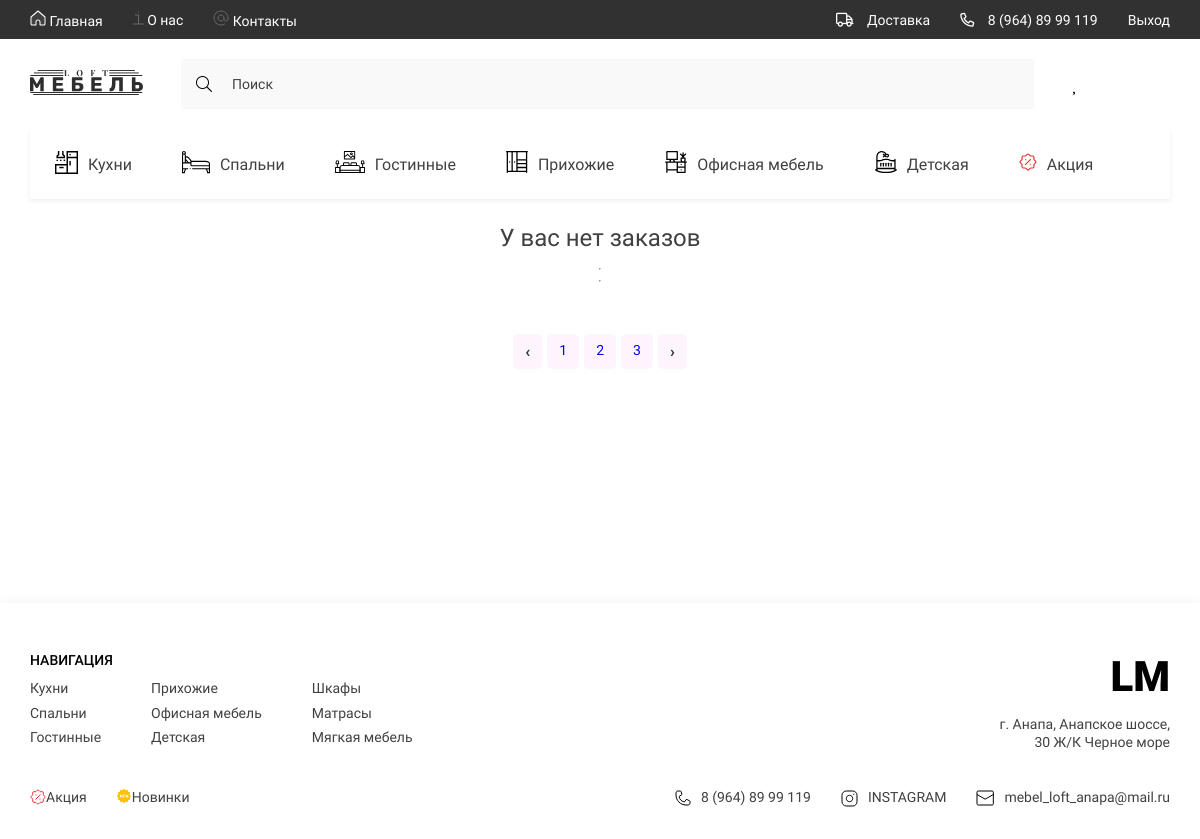
The page /orders/order_products/ (signed in) on the database as committed earlier.
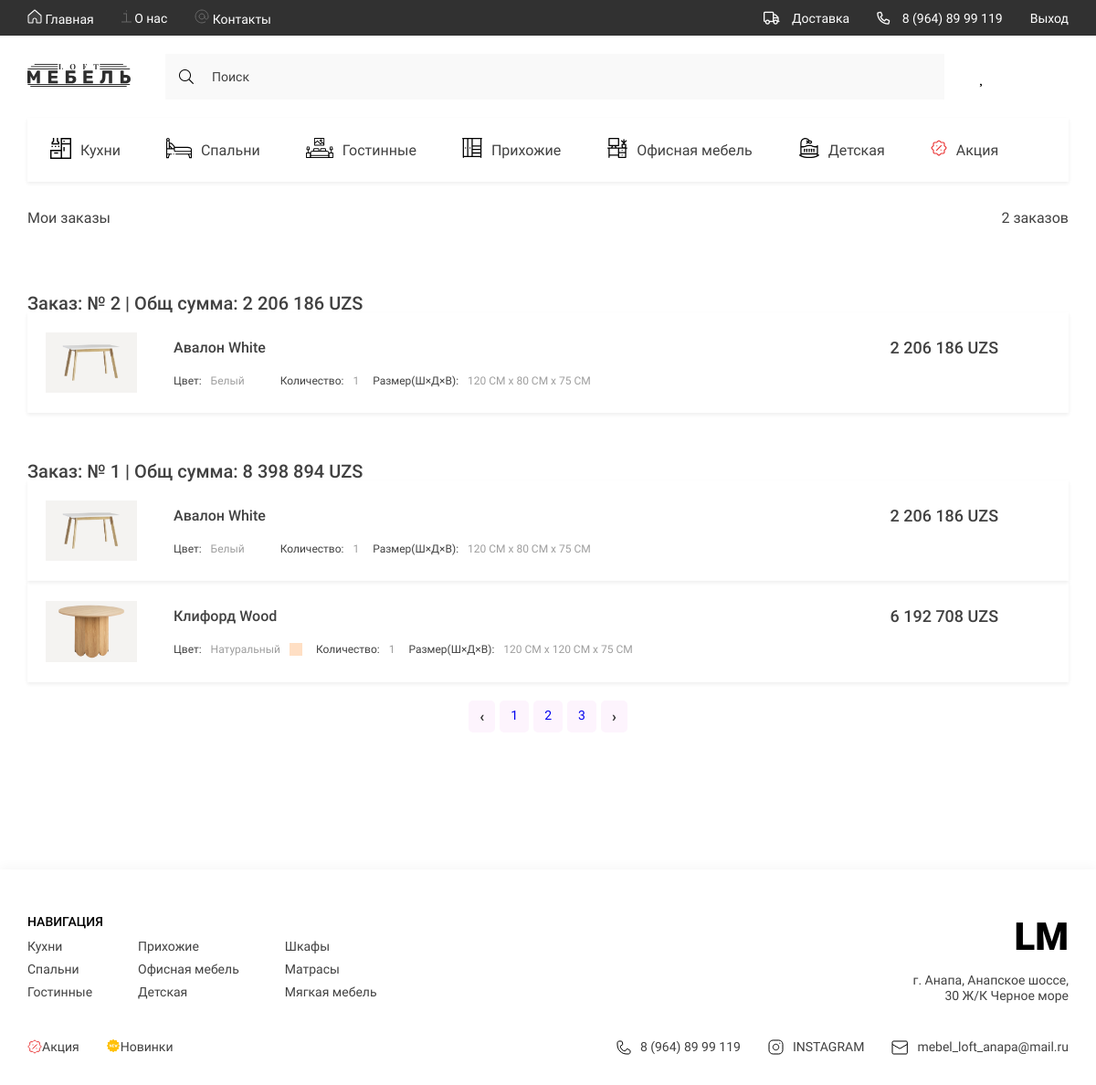
The same page on the database as committed later.
### goods/models.py (models this page shows, shortened)
class Category(models.Model):
    title = models.CharField(max_length=150, verbose_name='Название категории')
    parent = models.ForeignKey('self', on_delete=models.CASCADE, related_name='subcategories', blank=True, null=True)
    slug = models.SlugField(unique=True)
    image = models.FileField(upload_to='icons/categories/', verbose_name='Иконка категории', blank=True, null=True)
    def get_absolute_url(self):
        return reverse("goods:catalog", kwargs={"category_slug": self.slug})
    class Meta:
        verbose_name = 'Категорию'
        verbose_name_plural = 'Категории'

class Product(models.Model):
    title = models.CharField(max_length=150, verbose_name='Название товара')
    slug = models.SlugField(unique=True)
    category = models.ForeignKey(Category, on_delete=models.CASCADE, verbose_name='Категория товара')
    description = models.TextField(verbose_name='Описание товара')
    price = models.DecimalField(default=0.00, max_digits=10, decimal_places=0, verbose_name='Цена товара')
    discount = models.DecimalField(default=0.00, max_digits=4, decimal_places=2, verbose_name='Скидка на товар')
    quantity = models.PositiveIntegerField(default=0, verbose_name='Товара в наличии')
    size = models.CharField(max_length=130, verbose_name='Размер товара')
    color_name_ru = models.CharField(default='Белый', verbose_name='Цвет товара ru', max_length=150)
    color_name_en = models.CharField(default='White', verbose_name='Цвет товара en', max_length=150)
    color_code = models.CharField(default='#FFFFFF', verbose_name='Код цвета товара', max_length=10)
    rating = models.DecimalField(default=0.0, max_digits=2, decimal_places=1, verbose_name='Рейтинг товара')
    class Meta:
        verbose_name = 'Товар'
        verbose_name_plural = 'Товары'
        ordering = ('-id',)
    def get_product_image(self):
        if self.images:
            return self.images.all().first().image.url
        else:
            return None

class ProductImage(models.Model):
    image = models.ImageField(upload_to='products/', verbose_name='Фото товара')
    product = models.ForeignKey(Product, on_delete=models.CASCADE, verbose_name='Товар', related_name='images')
    class Meta:
        verbose_name = 'Фото товара'
        verbose_name_plural = 'Фото товара'

### orders/models.py (models this page shows, shortened)
class Order(models.Model):
    user = models.ForeignKey(User, on_delete=models.SET_NULL, related_name='orders', null=True)
    first_name = models.CharField(max_length=150, verbose_name='Имя получателя', null=True)
    last_name = models.CharField(max_length=150, verbose_name='Фамилия получателя', null=True)
    phone_number = models.CharField(max_length=20, verbose_name='Номер телефона')
    city = models.CharField(max_length=70, verbose_name='Город', null=True)
    delivery_address = models.TextField(null=True, blank=True, verbose_name="Адрес доставки")
    requires_delivery = models.CharField(max_length=20, verbose_name='Требуется доставка')
    payment_method = models.CharField(max_length=20, verbose_name='Способ оплаты', blank=True, null=True)
    is_paid = models.BooleanField(default=False, verbose_name="Оплачено")
    status = models.CharField(max_length=50, default='В обработке', verbose_name="Статус заказа")
    created_timestamp = models.DateTimeField(auto_now_add=True, verbose_name='Дата создание заказа')
    class Meta:
        verbose_name = "Заказ"
        verbose_name_plural = "Заказы"
        ordering = ("-id",)

class OrderItem(models.Model):
    order = models.ForeignKey(Order, on_delete=models.CASCADE, verbose_name='Заказ', related_name='order_products', null=True)
    product = models.ForeignKey(Product, on_delete=models.SET_NULL, verbose_name='Продукт', null=True)
    product_title = models.CharField(max_length=150, verbose_name='Название товара')
    product_price = models.DecimalField(default=0.00, max_digits=10, decimal_places=0, verbose_name='Цена товара')
    product_quantity = models.PositiveIntegerField(default=0, verbose_name='Количество')
    product_category = models.CharField(max_length=150, verbose_name='Категория товара')
    product_color_name_en = models.CharField(max_length=150, verbose_name='Цвет товара', null=True)
    objects = OrderItemQuery.as_manager()
    class Meta:
        verbose_name = 'Заказанный товар'
        verbose_name_plural = 'Заказанные товары'
        ordering = ('-id', )
    @property
    def product_sell_price(self):
        if self.product.discount:
            return round(self.product.price - self.product.price*self.product.discount/100) * self.product_quantity
        else:
            return round(self.product.price * self.product_quantity)

### orders/views.py (the view)
# urls.py: path('order_products/', order_products_view, name='order_products'),
def order_products_view(request):
    if request.user.is_authenticated:
        user_orders = request.user.orders.all()
        context = {
            'user_orders': user_orders,
        }
        return render(request, 'orders/order_products.html', context)
    else:
        return redirect(request.META.get('HTTP_REFERER', '/'))

### goods/templatetags/loft_tags.py (called while the page is built)
@register.simple_tag()
def get_categories():
    return Category.objects.filter(parent=None)

@register.simple_tag()
def get_normal_price(sell_price):
    return f"{int(sell_price):_}".replace("_", " ")

@register.simple_tag()
def get_normal_size(product_size):
    musor = ['Длина', 'Ширина', 'Высота']
    lst = ' '.join([i for i in product_size.split(' ') if i not in musor])
    return lst.replace('см', 'СМ')

### orders/models.py (called while the page is built)
    def total_price(self):
        return sum(order.product_sell_price for order in self)

### orders/templates/orders/order_products.html (shortened to what this page needs)
{% extends "base.html" %}
{% load static %}
{% load loft_tags %}
{% block content %}
<main class="main">
    <div class="container">
        <section class="basket">
            <div class="basket__text">
                {% if user_orders %}
                <h1 class="basket__title">Мои заказы</h1>
                <span class="basket__count"><span>{{ user_orders.count }}</span>{% if user_orders.count > 1 %} заказов{% endif %}</span>
            </div>
            {% endif %}
            {% if not user_orders %}
            <div class="favorites">
                <div class="favorites__txt" style="display: flex; flex-direction: column; align-items: center; justify-content: center; text-align: center; gap: 10px;">
                    <h2 class="favorites__title" style="font-size: 24px; margin: 0;">У вас нет заказов</h2>
                    <hr>
                    <hr>
                </div>
            {% endif %}
            {% for order in user_orders %}
            <span style="margin-top: 55px; font-size: 20px;" class="basket__item-title">Заказ: № {{ order.id }} | Общ сумма:  {% get_normal_price order.order_products.total_price %} UZS</span>
            {% for order_product in order.order_products.all %}
            <div class="basket__items">
                <div class="basket__item">
                    <a href="#!" class="basket__item-img">
                        <img src={{ order_product.product.get_product_image }} alt="product">
                    </a>
                    <div class="basket__item-content">
                        <div class="basket__item-text">
                            <h2 class="basket__item-title">{{ order_product.product_title }} {{ order_product.product_color_name_en }}</h2>
                            <p class="basket__item-price">
                                <span class="price" style="font-size: large;"><span>{% get_normal_price order_product.product_sell_price %}</span> UZS</span>
                            </p>
                        </div>
                        <div class="basket__options">
                            <p class="basket__options-color">
                                Цвет:
                                <span class="color__name">{{ order_product.product.color_name_ru }}</span>
                                <span class="color__block" style="background-color: {{ order_product.product.color_code }};"></span>
                            </p>
                            <p class="basket__options-count">
                                Количество: <span>{{ order_product.product_quantity }}</span>
                            </p>
                            <p class="basket__options-size">
                                Размер(Ш×Д×В): <span>{% get_normal_size order_product.product.size %}</span>
                            </p>
                        </div>
                    </div>
                </div>
            </div>
            {% endfor %}
            {% endfor %}
        </section>
    </div>
 <div style="display: flex; justify-content: center; gap: 5px; margin-top: 20px;">
        <a href="?page=prev" style="padding: 8px 12px; background:rgb(253, 244, 253); border-radius: 5px; text-decoration: none; color: #333; font-weight: bold;">‹</a>
        <span style="padding: 8px 12px; font-size: 14px; background:rgb(253, 244, 253); color: black; border-radius: 5px;"><a href="#" style="text-decoration: none;">1</a></span>
        <span style="padding: 8px 12px; font-size: 14px; background:rgb(253, 244, 253); color: black; border-radius: 5px;"><a href="#" style="text-decoration: none;">2</a></span>
        <span style="padding: 8px 12px; font-size: 14px; background:rgb(253, 244, 253); color: black; border-radius: 5px;"><a href="#" style="text-decoration: none;">3</a></span>
        <a href="?page=next" style="padding: 8px 12px; background:rgb(253, 244, 253); border-radius: 5px; text-decoration: none; color: #333; font-weight: bold;">›</a>
    </div>
</main>
{% endblock content %}

### templates/base.html (shortened to what the changed rows need)
{% load static %}
{% load loft_tags %}
{% load fav_tags %}
<!DOCTYPE html>
<html lang="ru">
<head>
    {% include 'components_base/_styles.html' %}
</head>
<body>
    <div class="wrapper">
        <header class="header">
            <div class="container">
                <div class="header__content">
                    <ul class="header__list _categories">
                        {% get_categories as categories %}
                        {% for category in categories|slice:":7" %}
                        <li>
                            <a href={{ category.get_absolute_url }} class="header__list-links">
                                <span class="header__list-img">
                                    {% if category.image %}
                                    <img src="{{ category.image.url }}" alt="icons">
                                    {% endif %}
                                </span>
                                {{ category.title }}
                            </a>
                        </li>
                        {% endfor %}
                    </ul>
                </div>
            </div>
        </header>
        {% block content %}
        {% endblock content %}
        {% include "layout/_footer.html" %}
    </div>
</body>
</html>

### templates/layout/_footer.html
{% load static %}
{% load loft_tags %}
<footer class="footer">
    <div class="container">
        <div class="footer__content">
            <div class="footer__navigate">
                <div class="footer__navigate-part">
                    <h2 class="footer__navigate-title">НАВИГАЦИЯ</h2>
                    <div class="footer__navigate-lists">
                        <ul class="footer__navigate-list">
                            {% for category in categories|slice:":3" %}
                            <li><a href="{{ category.get_absolute_url }}" class="footer__navigate-links">{{ category.title }}</a></li>
                            {% endfor %}
                        </ul>
                        <ul class="footer__navigate-list">
                            {% for category in categories|slice:"3:6" %}
                            <li><a href="{{ category.get_absolute_url }}" class="footer__navigate-links">{{ category.title }}</a></li>
                            {% endfor %}
                        </ul>
                        <ul class="footer__navigate-list">
                            {% for category in categories|slice:"8:11" %}
                            <li><a href="{{ category.get_absolute_url }}" class="footer__navigate-links">{{ category.title }}</a></li>
                            {% endfor %}
                        </ul>
                    </div>
                </div>
                <div class="footer__navigate-part _right">
                    <a href="{% url "home:index" %}" class="footer__logo">LM</a>
                    <p class="footer__adress">г. Анапа, Анапское шоссе, 30 Ж/К Черное море</p>
                </div>
            </div>
            <div class="footer__social">
                <ul class="footer__navigate-list _short">
                    {% for category in categories|slice:"6:8" %}
                    <img src={{ category.image.url }} alt="icons"><li><a href="{{ category.get_absolute_url }}" class="footer__navigate-links">{{ category.title }}</a></li>
                    {% endfor %}
                </ul>
                <ul class="footer__social-list">
                    <li>
                        <a href="tel:89648999119" class="footer__social-links">
                            <img src={% static 'base/assets/icons/phone.svg' %} alt="phone">
                            8 (964) 89 99 119
                        </a>
                    </li>
                    <li>
                        <a href="https://www.instagram.com/" target="_blank" class="footer__social-links">
                            <img src={% static 'base/assets/icons/inst.svg' %} alt="insta">
                            INSTAGRAM
                        </a>
                    </li>
                    <li>
                        <a href="mailto:mebel_loft_anapa@mail.ru" target="_blank" class="footer__social-links">
                            <img src={% static 'base/assets/icons/mail.svg' %} alt="mail">
                            mebel_loft_anapa@mail.ru
                        </a>
                    </li>
                </ul>
            </div>
        </div>
    </div>
</footer>

Rows that differ between the two databases and show on the page:
added Order: id "2", id.product_quantity "2 206 186"
added OrderItem: product.get_product_image (picture), product_title "Авалон", product_color_name_en "White", product+product_quantity "2 206 186", product.color_name_ru "Белый", product_quantity "1", product.size "120 СМ х 80 СМ х 75 СМ", shown under "2"
added Order: id "1", id.product_quantity "8 398 894"
added OrderItem: product.get_product_image (picture), product_title "Авалон", product_color_name_en "White", product+product_quantity "2 206 186", product.color_name_ru "Белый", product_quantity "1", product.size "120 СМ х 80 СМ х 75 СМ"
added OrderItem: product.get_product_image (picture), product_title "Клифорд", product_color_name_en "Wood", product+product_quantity "6 192 708", product.color_name_ru "Натуральный", product_quantity "1", product.size "120 СМ х 120 СМ х 75 СМ"
Other text that changed with them:
{{ user_orders.count }}: (not shown) → "2"
text no longer shown: "У вас нет заказов"
text now shown: "Мои заказы заказов"
